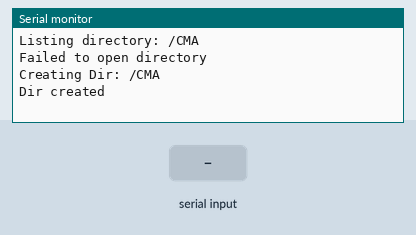
The sketch below on a simulated ESP32. Parts: the last lines printed to the serial monitor. Inputs (shaded band) come from the test bench. The local clock reads 2024-03-15 10:24:30 at power-on unless the sketch sets it; storage starts empty.

Above: at 1.8 s.
1.9 s: "1" received over Serial
At 3.2 s:
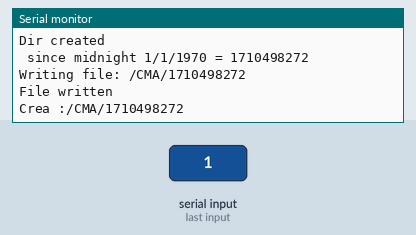
3.5 s: "2" received over Serial
At 4.7 s:
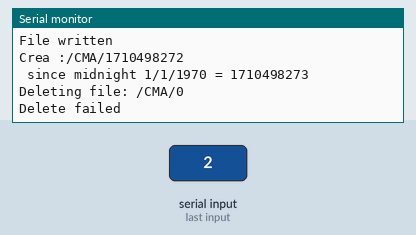

The sketch:

SD_Test.ino
```cpp
/*
 * Connect the SD card to the following pins:
 *
 * SD Card | ESP32
USIng HSPI cho Thẻ Nhớ
15-cs
14-sck
12-miso
13-mosi


 *
 *
 *    Đây là mã chưa được kiểm tra để thêm vào tệp SD.h ở khoảng dòng 50 trong lớp Tệp.
Mã: [Chọn]

  boolean truncate(uint32_t length) {return _file && _file->truncate(length);}
 */
#include "FS.h"
#include "SD.h"
#include "SPI.h"
#include "RTClib.h"

RTC_DS3231 rtc;
SPIClass SDSPI(HSPI);
void createDir(fs::FS &fs, const char * path){
    Serial.printf("Creating Dir: %s\n", path);
    if(fs.mkdir(path)){
        Serial.println("Dir created");
    } else {
        Serial.println("mkdir failed");
    }
}

void listDir(fs::FS &fs, const char * dirname, uint8_t levels){
    Serial.printf("Listing directory: %s\n", dirname);

    File root = fs.open(dirname);
    if(!root){
        Serial.println("Failed to open directory");
        createDir(SD,dirname);
        root.close();
        return;
    }
    if(!root.isDirectory()){
      root.close();
        Serial.println("Not a directory");
        return;
    }

    File file = root.openNextFile();
    while(file){
        if(file.isDirectory()){
            Serial.print("  DIR : ");
            Serial.println(file.name());
            if(levels){
                listDir(fs, file.name(), levels -1);
            }
        } else {
            Serial.print("  FILE: ");
            Serial.print(file.name());
            Serial.print("  SIZE: ");
            Serial.println(file.size());
        }
        file = root.openNextFile();
    }
    root.close();
}
void deleteFile(fs::FS &fs, const char * path){
    Serial.printf("Deleting file: %s\n", path);
    if(fs.remove(path)){
        Serial.println("File deleted");
    } else {
        Serial.println("Delete failed");
    }
}
void readFile(fs::FS &fs, const char * path){
    Serial.printf("Reading file: %s\n", path);

    File file = fs.open(path);
    if(!file){
        Serial.println("Failed to open file for reading");
        return;
    }

    Serial.print("Read from file: ");
    while(file.available()){
        Serial.write(file.read());
    }
    file.close();
}

void writeFile(fs::FS &fs, const char * path, const char * message){
    Serial.printf("Writing file: %s\n", path);

    File file = fs.open(path, FILE_WRITE);
    if(!file){
        Serial.println("Failed to open file for writing");
        return;
    }
    if(file.print(message)){
        Serial.println("File written");
    } else {
        Serial.println("Write failed");
    }
    file.close();
}
int16_t stt=0;
File root_CMA ;
void setup(){
    Serial.begin(115200);
    pinMode(23,INPUT_PULLUP);
    SDSPI.begin(14,27,13,15); ///SCK,MISO,MOSI,ss
    if(!SD.begin(15,SDSPI)){
        Serial.println("Card Mount Failed");
        ESP.restart();
    }
    uint8_t cardType = SD.cardType();

    if(cardType == CARD_NONE){
        Serial.println("No SD card attached");
        return;
    }
              if (! rtc.begin()) {
    Serial.println("Couldn't find RTC");

  }

    if (rtc.lostPower()) {
    Serial.println("RTC lost power, lets set the time!");
    //nam,thang,ngay,gio,phut,giay
     rtc.adjust(DateTime(2019, 11, 21,11, 20, 0));
  }
    listDir(SD, "/CMA", 0);
    root_CMA = SD.open("/CMA");
}

long _time_counting_send_heap = 0;
long _time_end_check = 0;
void loop(){
  if (Serial.available()){
       char incomingData = Serial.read();
       if (incomingData == '1'){
                DateTime now = rtc.now();
                  Serial.print(" since midnight 1/1/1970 = ");
                  Serial.println(now.unixtime());
       char textToWrite[ 16 ];
       sprintf(textToWrite,"/CMA/%lu", now.unixtime());
       writeFile(SD, textToWrite, "123456");
       stt++;
       Serial.print("Crea :");
       Serial.println(textToWrite);
       }
       else if (incomingData == '2')
       {
        DateTime now = rtc.now();
                  Serial.print(" since midnight 1/1/1970 = ");
                  Serial.println(now.unixtime());
        char textToWrite[ 16 ];
        if (stt > 0)sprintf(textToWrite,"/CMA/%lu", stt - 1);
        else sprintf(textToWrite,"/CMA/%lu", stt);
        deleteFile(SD,textToWrite);
       }
        else if (incomingData == '3'){
            File file = root_CMA.openNextFile();
            if(file){
                Serial.print("  FILE: ");
                Serial.print(file.name());
                readFile(SD,file.name());
            }
            else if (_time_end_check==0){
              _time_end_check=xTaskGetTickCount();
              root_CMA.close();
            }
            else if(xTaskGetTickCount() - _time_end_check > 60000){
              root_CMA = SD.open("/CMA");
            }
       }
       else if (incomingData == '4'){

       }
  }
  if (xTaskGetTickCount()- _time_counting_send_heap > 5000){

                  _time_counting_send_heap = xTaskGetTickCount();
                   printf("Free Heap %d\n",ESP.getFreeHeap());

      }
 delay(500);
}
```

Measured:
- after the input at 1.9 s, the serial monitor: prints a new line after 0.13 s (image 1)
- after the input at 3.5 s, the serial monitor: prints a new line at once (image 2)
